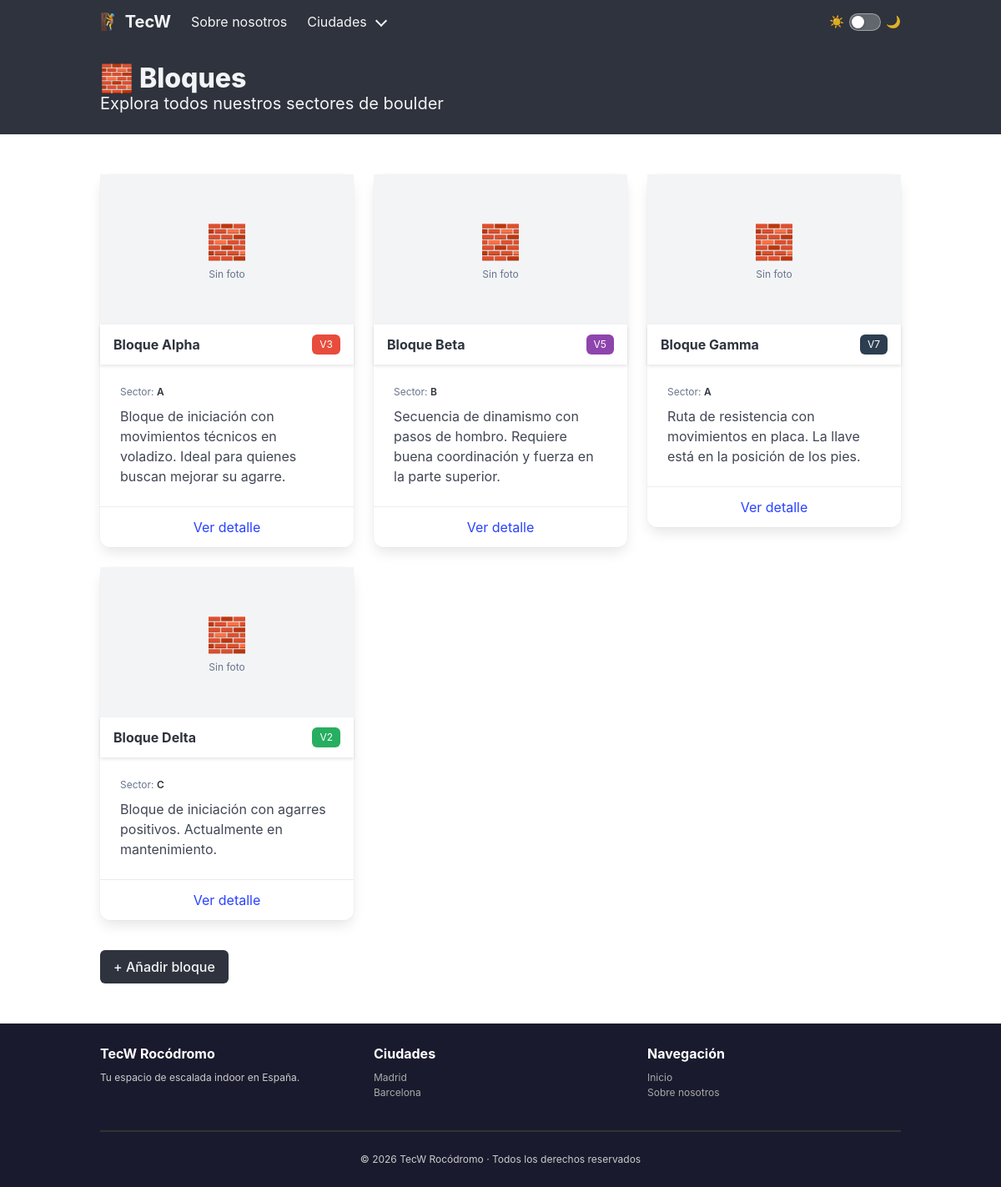
Before: /blocks/ with the older database file.
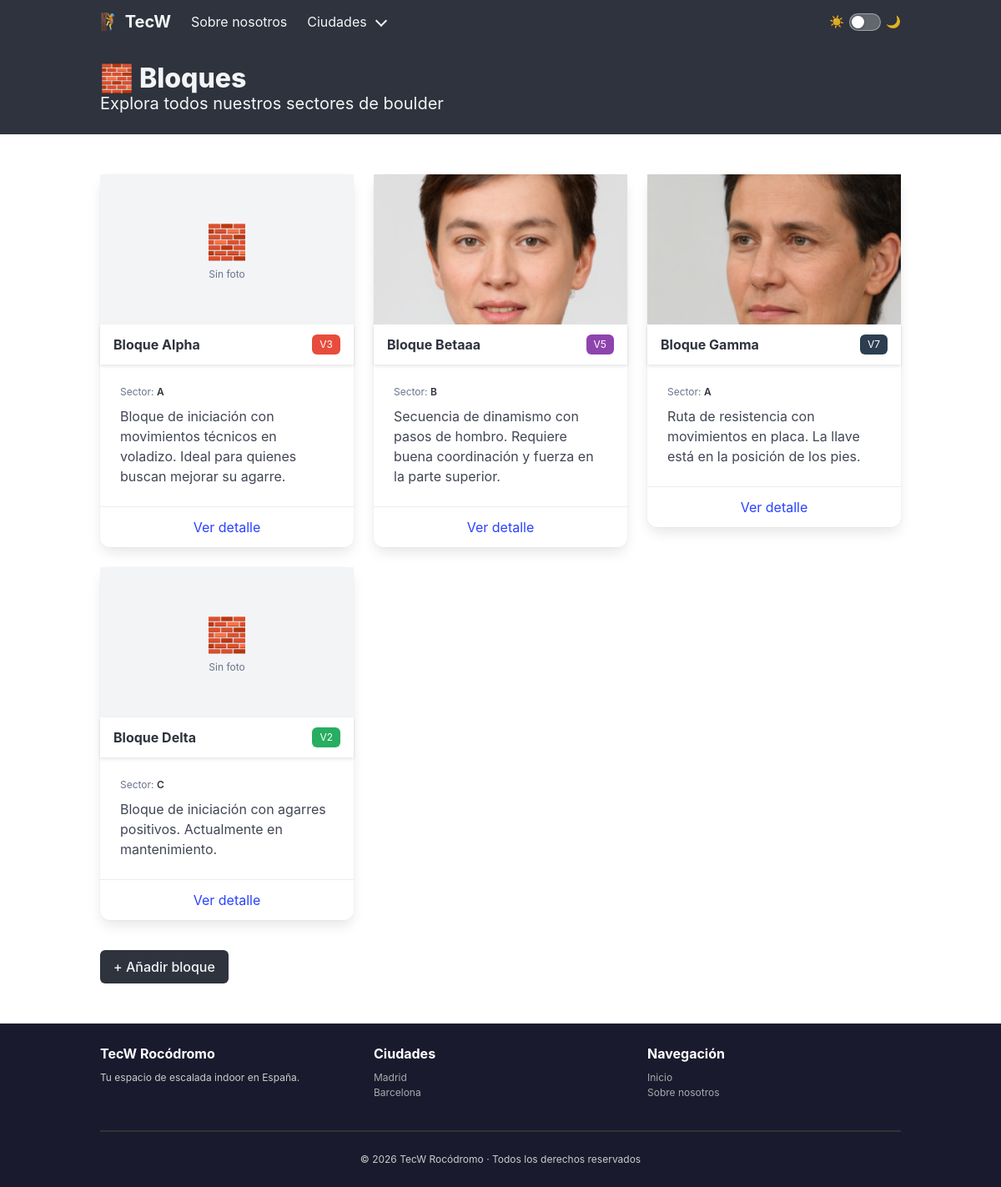
After: the same page with the newer database file.
### tecw_02_flask/app/models/blocks.py (models this page shows, shortened)
class Block(db.Model):
    __tablename__ = "blocks"
    id          = db.Column(db.Integer, primary_key=True)
    name        = db.Column(db.String(100), nullable=False)
    grade       = db.Column(db.String(10), nullable=False)   # V-scale: V0, V3, etc.
    color       = db.Column(db.String(7), nullable=False)    # hex: #e74c3c
    sector      = db.Column(db.String(5), nullable=False)
    height      = db.Column(db.Float, nullable=False)        # metros
    city        = db.Column(db.String(50), nullable=False)   # madrid / barcelona
    active      = db.Column(db.Boolean, default=True)
    picture     = db.Column(db.String(200), nullable=True)
    description = db.Column(db.Text, nullable=True)

### tecw_02_flask/app/blueprints/blocks.py (the view)
@block_bp.route('/', methods=['GET'])
def get_blocks():
    blocks = Block.query.all()
    return render_template('blocks/blocks_list.html', blocks=blocks)

### tecw_02_flask/app/app.py (called while the page is built)
@app.before_request
def before_request():
    log = f"Request: {request.method} {request.path}"
    logging.debug(log)

### tecw_02_flask/app/blueprints/blocks.py (called while the page is built)
@block_bp.after_request
def add_total_blocks_header(response):
    response.headers['X-Total-Blocks'] = Block.query.count()
    return response

### tecw_02_flask/app/templates/blocks/blocks_list.html (shortened to what this page needs)
{% extends 'common/layouts/main_layout.html' %}
{% block content %}
<section class="hero is-dark is-small">
    <div class="hero-body">
        <div class="container">
            <p class="title">🧱 Bloques</p>
            <p class="subtitle">Explora todos nuestros sectores de boulder</p>
        </div>
    </div>
</section>
<section class="section">
    <div class="container">
        <div class="columns is-multiline">
            {% for block in blocks %}
            <div class="column is-4">
                <div class="card">
                    {% if block.picture %}
                    <div style="height: 180px; overflow: hidden;">
                        <img src="/images/{{ block.picture }}" alt="{{ block.name }}"
                             style="width: 100%; height: 180px; object-fit: cover;">
                    </div>
                    {% else %}
                    <div class="is-flex is-align-items-center is-justify-content-center has-background-light"
                         style="height: 180px;">
                        <div class="has-text-centered has-text-grey">
                            <p style="font-size: 2.5rem;">🧱</p>
                            <p class="is-size-7">Sin foto</p>
                        </div>
                    </div>
                    {% endif %}
                    <div class="card-header">
                        <p class="card-header-title">{{ block.name }}</p>
                        <span class="card-header-icon">
                            <span class="tag" style="background-color: {{ block.color }}; color: white;">
                                {{ block.grade }}
                            </span>
                        </span>
                    </div>
                    <div class="card-content">
                        <p class="has-text-grey is-size-7 mb-2">Sector: <strong>{{ block.sector }}</strong></p>
                        <p class="content is-size-6">{{ block.description }}</p>
                    </div>
                    <div class="card-footer">
                        <a class="card-footer-item" href="/blocks/{{ block.id }}">Ver detalle</a>
                    </div>
                </div>
            </div>
            {% else %}
            <div class="column">
                <div class="notification is-info is-light">No hay bloques registrados aún.</div>
            </div>
            {% endfor %}
        </div>
        <div class="mt-5">
            <a class="button is-dark" href="/blocks/new">+ Añadir bloque</a>
        </div>
    </div>
</section>
{% endblock %}

### tecw_02_flask/app/templates/common/layouts/main_layout.html
{% include 'common/partials/head.html' %}
{% include 'common/partials/header.html' %}
<main>
    {% block content %}{% endblock %}
</main>
{% include 'common/partials/footer.html' %}
{% include 'common/partials/foot.html' %}

### tecw_02_flask/app/templates/common/partials/head.html (shortened to what this page needs)
<!doctype html>
<html lang="es" data-theme="light">
<head>
    <link rel="stylesheet" href="https://cdn.jsdelivr.net/npm/bulma@1.0.4/css/bulma.min.css">
    <link rel="stylesheet" href="/stylesheets/main.css">
</head>
<body>

### tecw_02_flask/app/templates/common/partials/header.html (shortened to what this page needs)
<nav class="navbar is-dark" role="navigation" aria-label="main navigation">
    <div class="container">
        <div class="navbar-brand">
            <a class="navbar-item has-text-weight-bold is-size-5" href="/">
                🧗 TecW
            </a>
        </div>
        <div class="navbar-menu">
            <div class="navbar-start">
                <a class="navbar-item" href="/about">Sobre nosotros</a>
                <div class="navbar-item has-dropdown is-hoverable">
                    <a class="navbar-link">Ciudades</a>
                </div>
            </div>
            <div class="navbar-end">
                <div class="navbar-item">
                    <label class="theme-switch" title="Cambiar tema claro/oscuro">
                        <span class="switch-icon">☀️</span>
                        <span class="switch-track"></span>
                        <span class="switch-icon">🌙</span>
                    </label>
                </div>
            </div>
        </div>
    </div>
</nav>

### tecw_02_flask/app/templates/common/partials/footer.html
<footer class="footer py-5">
    <div class="container">
        <div class="columns">
            <div class="column">
                <p class="has-text-weight-bold has-text-white mb-2">TecW Rocódromo</p>
                <p class="is-size-7">Tu espacio de escalada indoor en España.</p>
            </div>
            <div class="column">
                <p class="has-text-weight-bold has-text-white mb-2">Ciudades</p>
                <ul class="is-size-7">
                    <li><a href="/city/madrid">Madrid</a></li>
                    <li><a href="/city/barcelona">Barcelona</a></li>
                </ul>
            </div>
            <div class="column">
                <p class="has-text-weight-bold has-text-white mb-2">Navegación</p>
                <ul class="is-size-7">
                    <li><a href="/">Inicio</a></li>
                    <li><a href="/about">Sobre nosotros</a></li>
                </ul>
            </div>
        </div>
        <hr style="background-color: #333;">
        <p class="has-text-centered is-size-7">© 2026 TecW Rocódromo · Todos los derechos reservados</p>
    </div>
</footer>

### tecw_02_flask/app/templates/common/partials/foot.html (shortened to what this page needs)
</body>
</html>

### tecw_02_flask/app/public/stylesheets/main.css (style rules this page uses)
:root { --bg: #ffffff; --bg-alt: #f5f5f5; --bg-card: #ffffff; --bg-card-head: #fafafa; --text: #363636; --text-muted: #6b6b6b; --border: #dbdbdb; --hr: #dbdbdb; --notif-plain-bg: #f0f0f0; --notif-plain-text: #363636; --notif-info-bg: #ebf5fb; --notif-info-text: #1b4f72; --notif-ok-bg: #eafaf1; --notif-ok-text: #145a32; --table-stripe: #fafafa; --footer-bg: #1a1a2e; --footer-text: #cccccc; --footer-link: #aaaaaa; --switch-track: rgba(255, 255, 255, 0.25); --switch-border: rgba(255, 255, 255, 0.4); }
html { scroll-behavior: smooth; }
body { background-color: var(--bg); color: var(--text); transition: background-color 0.2s, color 0.2s; }
.footer { background-color: var(--footer-bg); color: var(--footer-text); }
.footer a { color: var(--footer-link); }
.theme-switch { display: flex; align-items: center; gap: 6px; cursor: pointer; user-select: none; color: rgba(255, 255, 255, 0.85); font-size: 0.85rem; }
.switch-track { width: 38px; height: 21px; background: var(--switch-track); border: 1px solid var(--switch-border); border-radius: 11px; position: relative; transition: background 0.25s, border-color 0.25s; flex-shrink: 0; }
.switch-track::after { content: ''; position: absolute; top: 2px; left: 2px; width: 15px; height: 15px; background: #ffffff; border-radius: 50%; transition: transform 0.25s; box-shadow: 0 1px 3px rgba(0, 0, 0, 0.3); }
.switch-icon { font-size: 0.9rem; line-height: 1; }

Changed rows visible on the page:
changed Block: picture: picture added; name "Bloque Beta" → "Bloque Betaaa"; no longer shows "🧱 Sin foto"
changed Block "Bloque Gamma": picture: picture added; no longer shows "🧱 Sin foto"
